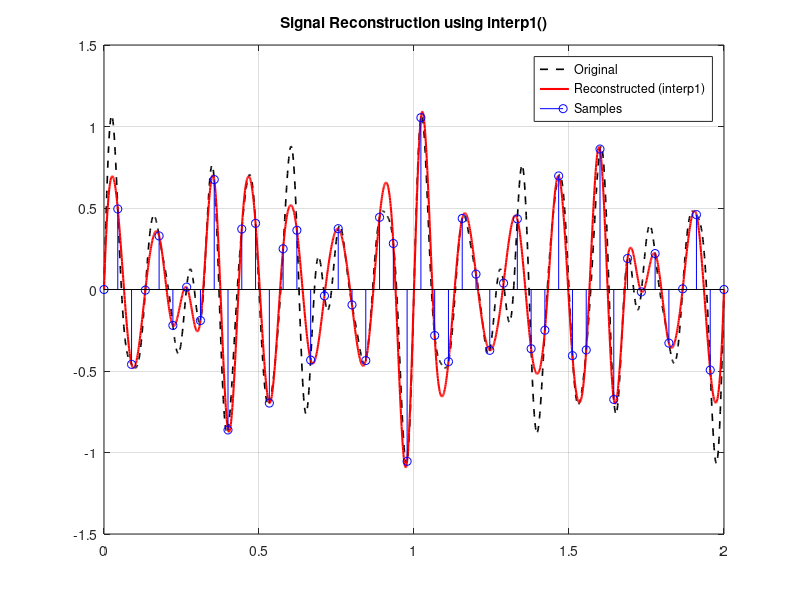

The MATLAB source for this figure:


%EET 3370: DIGITAL SIGNAL PROCESSING
%LAB 1.
%GROUP MEMBERS:
%1. JOSHUA MUTHENYA WAMBUA EG209/109705/22
%2. AKALA DALVAN EG209/109726/22

%%
%task 4
clc; clear; close all;

% Reusing from Task 3
Fo = 15;
Fs2 = 1.5*Fo;
ts2 = 0:1/Fs2:2;
x2 = 0.5*sin(14*pi*ts2) + (1/3)*sin(18*pi*ts2) + (1/5)*sin(24*pi*ts2) + (1/7)*sin(30*pi*ts2);

% Interpolated time vector
t_interp = 0:0.001:2;
x_interp = interp1(ts2, x2, t_interp, 'spline');

% Original signal for comparison
x_original = 0.5*sin(14*pi*t_interp) + (1/3)*sin(18*pi*t_interp) + ...
             (1/5)*sin(24*pi*t_interp) + (1/7)*sin(30*pi*t_interp);

% Plot
figure;
plot(t_interp, x_original, 'k--', 'LineWidth', 1.2); hold on;
plot(t_interp, x_interp, 'r', 'LineWidth', 1.5);
stem(ts2, x2, 'b');
legend('Original', 'Reconstructed (interp1)', 'Samples');
title('Signal Reconstruction using interp1()'); grid on;


